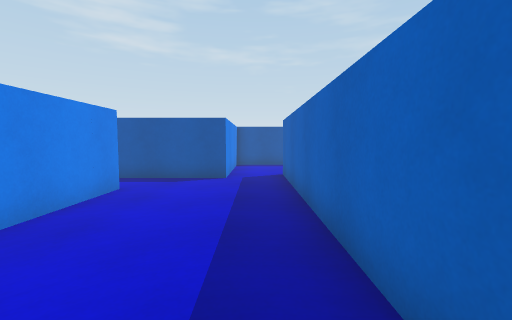
View 1 (above)

16 first-person views from a walk through a Unity game level. The camera is 1.2 m above the floor, tilts 4° down and sees 90° across. The floor is counted in squares, 1 m on a side. Each view is taken from the middle of a square. On the plan, view 1 faces up. The plan holds only what a view shows up to about 12 squares ahead; the rest is blank. The place goes on beyond the plan. The player character is not drawn.

View 2
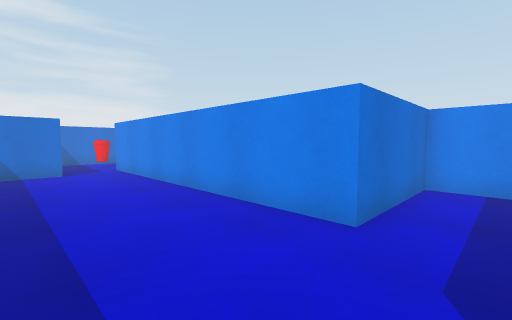

View 3
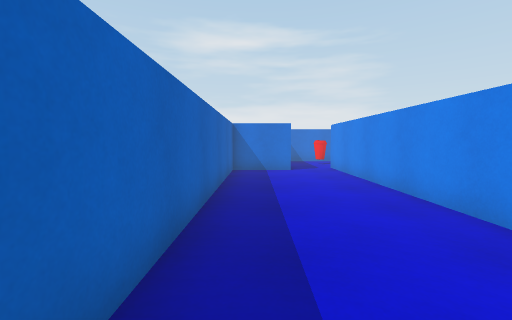

View 4
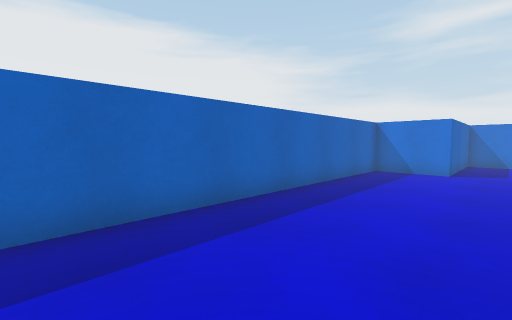

View 5
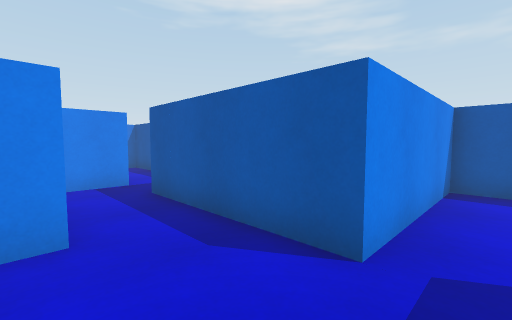

View 6
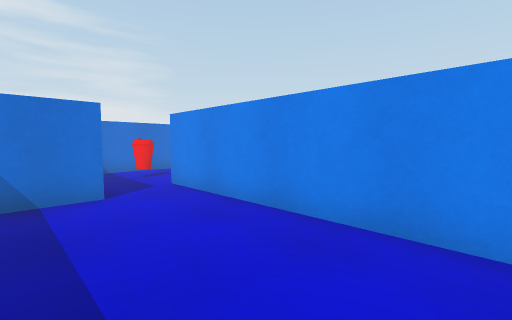

View 7
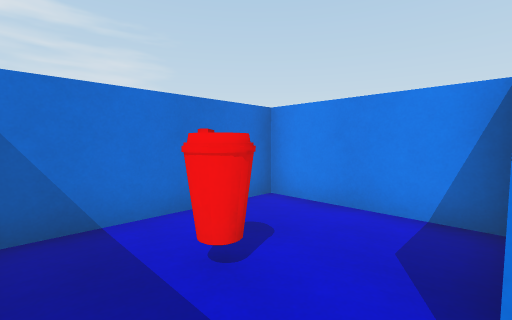

View 8
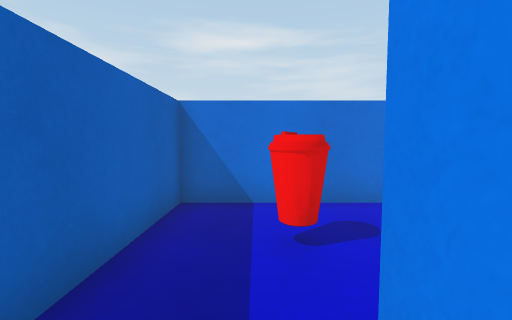

View 9
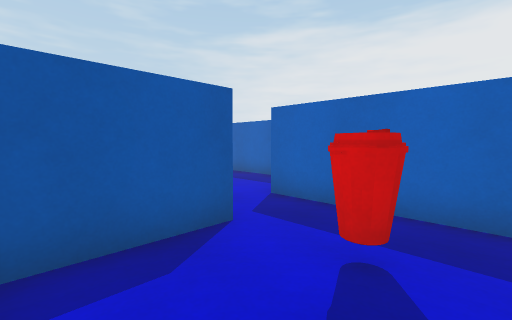

View 10
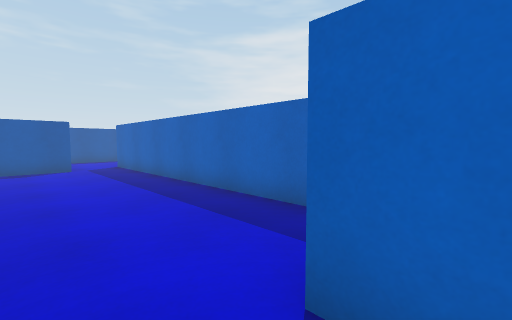

View 11
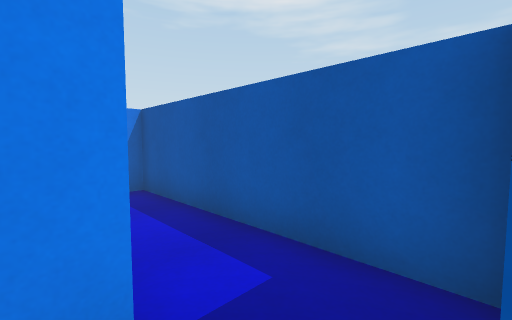

View 12
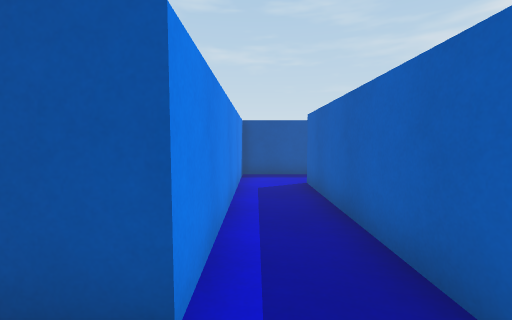

View 13
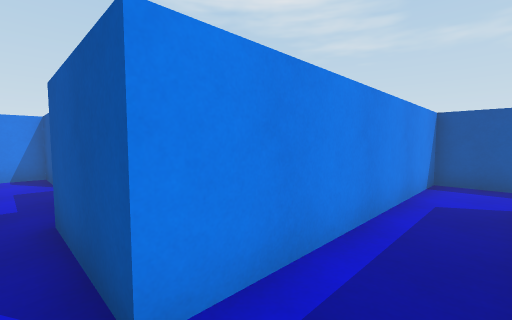

View 14
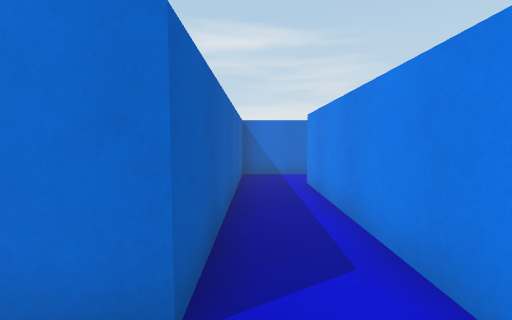

View 15
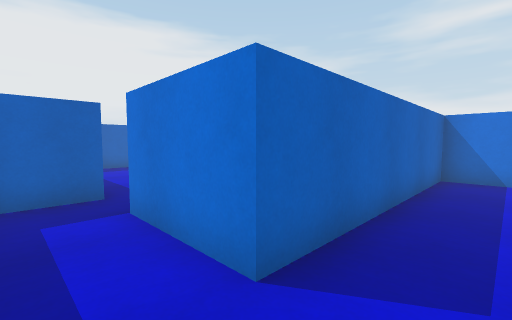

View 16
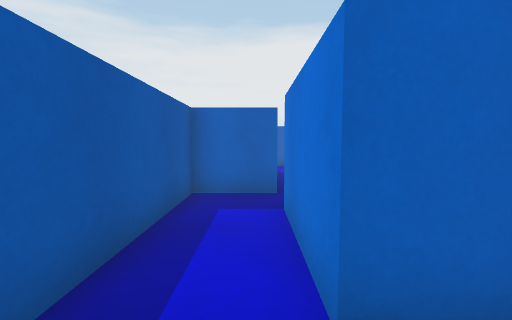

### Floor plan
Points are (right, up) in squares from view 1. A wall is a line through its corners. A room is listed if a view was taken in it or the views show most of it. See-through windows are left out.
Room 1 (views 1, 2, 3, 4, 5, 6, 11)
walls: (-1, 9.5) (-1, 8.5) (-6, 8.5); (-1.5, -3) (1, -3) (1, 9.5); (-7.5, 8.5) (-7.5, 6.5) (-3.5, 6.5) (-3.5, -2.5)
ways out: opening at (-2.5, -3.5) to room 2; opening at (-7, 9) to room 3; opening at (0, 9)
Room 2 (views 7, 8, 9, 10)
walls: (-3.5, -2.5) (-3.5, -4) (-6.1, -4); (-6.5, -3.9) (-6.5, -8) (-1.5, -8) (-1.5, -3)
ways out: opening at (-2.5, -3.5) to room 1
objects: other object (-4, -6) to (-3, -6)
Room 3 (views 12, 13, 14, 15, 16)
walls: (-6, 8.5) (-6, 10.5) (-12.5, 10.5) (-12.5, 2.5) (-14.5, 2.5); (-13, 0.5) (-10.5, 0.5) (-10.5, 8.5) (-7.5, 8.5)
ways out: opening at (-7, 9) to room 1

Where each view was taken, in squares from view 1:
view 1: 0 up, 0 right, facing up
view 2: 8 up, 0 right, facing down-left
view 3: 8 up, 0 right, facing down
view 4: 8 up, 3 left, facing down-right
view 5: 6 up, 0 right, facing up-left
view 6: 3 up, 0 right, facing down-left
view 7: 4 down, 2 left, facing down-left
view 8: 3 down, 3 left, facing down
view 9: 7 down, 6 left, facing up-right
view 10: 4 down, 3 left, facing up-right
view 11: 8 up, 6 left, facing up-left
view 12: 1 up, 12 left, facing up
view 13: 2 up, 11 left, facing up-left
view 14: 10 up, 11 left, facing down
view 15: 10 up, 12 left, facing down-right
view 16: 9 up, 12 left, facing right
